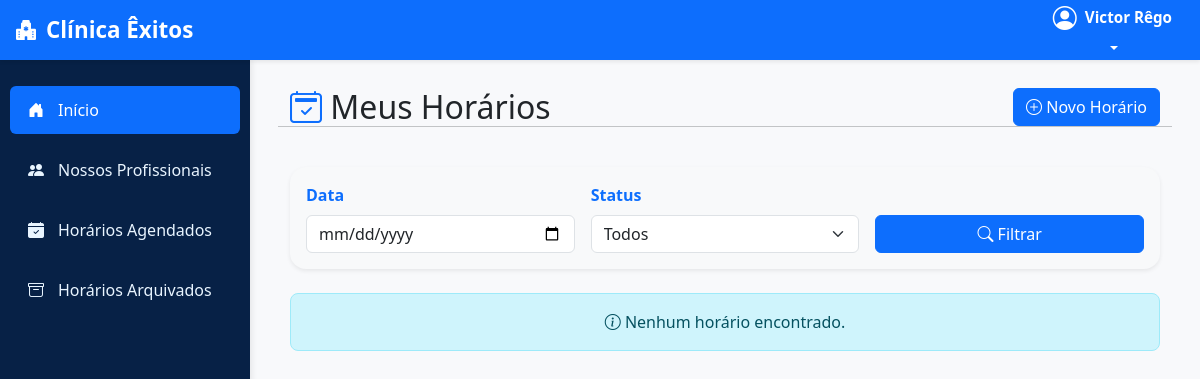
Page /usuarios/horarios/ (signed in) on the earlier database version.
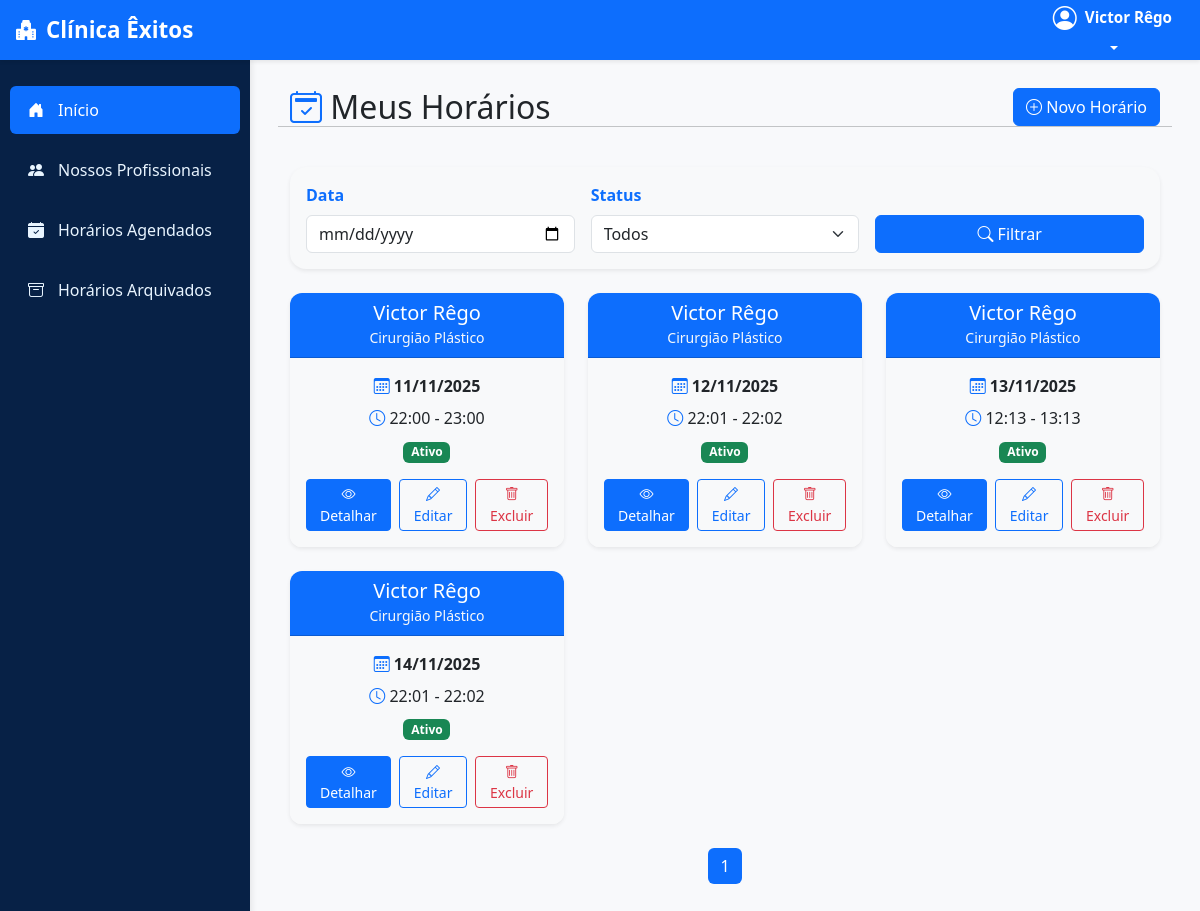
Same page on the later database version.
### usuarios/models.py (models this page shows, shortened)
class HorarioDisponivel(models.Model):
    profissional = models.ForeignKey(
        UsuarioAdaptado,
        on_delete=models.CASCADE,
        limit_choices_to={'is_professional': True},
        related_name='usuarios_horarios'
    )
    data = models.DateField(verbose_name="Data do Atendimento")
    hora_inicio = models.TimeField(verbose_name="Hora de Início")
    hora_fim = models.TimeField(verbose_name="Hora de Término")
    ativo = models.BooleanField(default=True, verbose_name="Disponível")
    class Meta:
        verbose_name = "Horário Disponível"
        verbose_name_plural = "Horários Disponíveis"
        ordering = ['data', 'hora_inicio']

class UsuarioAdaptado(AbstractUser):
    cpf = models.CharField(max_length=11, unique=True, verbose_name="CPF")
    nome_cidade = models.CharField(max_length=100, blank=True, null=True)
    endereco = models.CharField(max_length=255, blank=True, null=True)
    nome_bairro = models.CharField(max_length=100, blank=True, null=True)
    data_nascimento = models.DateField(blank=True, null=True)
    foto_perfil = models.ImageField(upload_to='perfil/', null=True, blank=True, verbose_name="Foto de Perfil")
    is_professional = models.BooleanField(default=False)
    especializacao = models.CharField(max_length=255, blank=True, null=True, verbose_name="Especialização")
    crm = models.CharField(max_length=50, blank=True, null=True, verbose_name="CRM")
    telefone_contato = models.CharField(max_length=20, blank=True, null=True, verbose_name="Telefone de Contato")
    email_profissional = models.EmailField(blank=True, null=True, verbose_name="E-mail Profissional")
    biografia = models.TextField(blank=True, null=True, verbose_name="Biografia")

### usuarios/views.py (the view)
# urls.py: path('horarios/', agenda_views.listar_horarios, name='listar_horarios'),
@login_required
def listar_horarios(request):
    profissional_id = request.GET.get("profissional")
    data = request.GET.get("data")
    status = request.GET.get("status")
    if not request.user.is_professional:
        horarios = HorarioDisponivel.objects.filter(ativo=True).order_by("data", "hora_inicio")
        if profissional_id:
            horarios = horarios.filter(profissional_id=profissional_id)
        if data:
            horarios = horarios.filter(data=data)
        paginator = Paginator(horarios, 9)
        page_number = request.GET.get("page")
        horarios = paginator.get_page(page_number)
        profissionais = UsuarioAdaptado.objects.filter(is_professional=True).order_by("first_name")
        context = {
            "horarios": horarios,
            "profissionais": profissionais,
        }
        return render(request, "horarios_paciente/listar_horarios.html", context)
    else:
        horarios = HorarioDisponivel.objects.filter(profissional=request.user).order_by("data", "hora_inicio")
        if data:
            horarios = horarios.filter(data=data)
        if status == "ativo":
            horarios = horarios.filter(ativo=True)
        elif status == "inativo":
            horarios = horarios.filter(ativo=False)
        paginator = Paginator(horarios, 9)
        page_number = request.GET.get("page")
        horarios = paginator.get_page(page_number)
        context = {
            "horarios": horarios,
        }
        return render(request, "horarios_profissionais/listar_horarios.html", context)

### agenda/templates/horarios_profissionais/listar_horarios.html (shortened to what this page needs)
{% extends 'base.html' %}
{% block content %}
<div class="container-fluid">
    <div class="row mb-4">
        <div class="col-12 d-flex justify-content-between align-items-center">
            <h2 class="mb-0"><i class="bi bi-calendar2-check text-primary"></i> Meus Horários</h2>
            <a href="{% url 'criar_horario' %}" class="btn btn-primary">
                <i class="bi bi-plus-circle"></i> Novo Horário
            </a>
        </div>
        <hr>
    </div>
    <form method="get" class="card shadow-sm p-3 mb-4 border-0 rounded-4 bg-light">
        <div class="row g-3 align-items-end">
            <div class="col-md-4">
                <label class="form-label fw-semibold text-primary">Data</label>
                <input type="date" name="data" class="form-control" value="{{ request.GET.data }}">
            </div>
            <div class="col-md-4">
                <label class="form-label fw-semibold text-primary">Status</label>
                <select name="status" class="form-select">
                    <option value="">Todos</option>
                </select>
            </div>
            <div class="col-md-4">
                <button type="submit" class="btn btn-primary w-100">
                    <i class="bi bi-search"></i> Filtrar
                </button>
            </div>
        </div>
    </form>
    {% if horarios %}
        <div class="row g-4">
            {% for horario in horarios %}
                <div class="col-md-4">
                    <div class="card horario-card h-100 shadow-sm">
                        <div class="card-header bg-primary text-white text-center rounded-top">
                            <h5 class="mb-0">{{ horario.profissional.get_full_name }}</h5>
                            <small class="text-light">{{ horario.profissional.especializacao|default:"Especialização não informada" }}</small>
                        </div>
                        <div class="card-body text-center bg-light">
                            <p class="mb-2"><i class="bi bi-calendar3 text-primary"></i> <strong>{{ horario.data|date:"d/m/Y" }}</strong></p>
                            <p class="mb-2"><i class="bi bi-clock text-primary"></i> {{ horario.hora_inicio|time:"H:i" }} - {{ horario.hora_fim|time:"H:i" }}</p>
                            {% if horario.ativo %}
                                <span class="badge bg-success mb-3">Ativo</span>
                            {% else %}
                                <span class="badge bg-secondary mb-3">Inativo</span>
                            {% endif %}
                            <div class="d-flex gap-2 justify-content-center">
                                <a href="{% url 'detalhes_consulta' horario.pk %}" class="btn btn-sm btn-primary">
                                    <i class="bi bi-eye"></i> Detalhar
                                </a>
                                <a href="{% url 'editar_horario' horario.pk %}" class="btn btn-sm btn-outline-primary">
                                    <i class="bi bi-pencil"></i> Editar
                                </a>
                                <a href="{% url 'deletar_horario' horario.pk %}" class="btn btn-sm btn-outline-danger">
                                    <i class="bi bi-trash"></i> Excluir
                                </a>
                            </div>
                        </div>
                    </div>
                </div>
            {% endfor %}
        </div>
        <div class="mt-4 d-flex justify-content-center">
            <nav>
                <ul class="pagination pagination-rounded">
                    {% for num in horarios.paginator.page_range %}
                        <li class="page-item {% if horarios.number == num %}active{% endif %}">
                            <a class="page-link" href="?page={{ num }}">{{ num }}</a>
                        </li>
                    {% endfor %}
                </ul>
            </nav>
        </div>
    {% else %}
        <div class="alert alert-info text-center"><i class="bi bi-info-circle"></i> Nenhum horário encontrado.</div>
    {% endif %}
</div>
{% endblock %}

Differences in the rows shown:
added HorarioDisponivel: profissional.get_full_name "Victor Rêgo", profissional.especializacao "Cirurgião Plástico", data "11/11/2025", hora_inicio "22:00", hora_fim "23:00", ativo "Ativo"
added HorarioDisponivel: profissional.get_full_name "Victor Rêgo", profissional.especializacao "Cirurgião Plástico", data "12/11/2025", hora_inicio "22:01", hora_fim "22:02", ativo "Ativo"
added HorarioDisponivel: profissional.get_full_name "Victor Rêgo", profissional.especializacao "Cirurgião Plástico", data "13/11/2025", hora_inicio "12:13", hora_fim "13:13", ativo "Ativo"
added HorarioDisponivel: profissional.get_full_name "Victor Rêgo", profissional.especializacao "Cirurgião Plástico", data "14/11/2025", hora_inicio "22:01", hora_fim "22:02", ativo "Ativo"
Other differences:
new list line: "1"
text no longer shown: "Nenhum horário encontrado."
